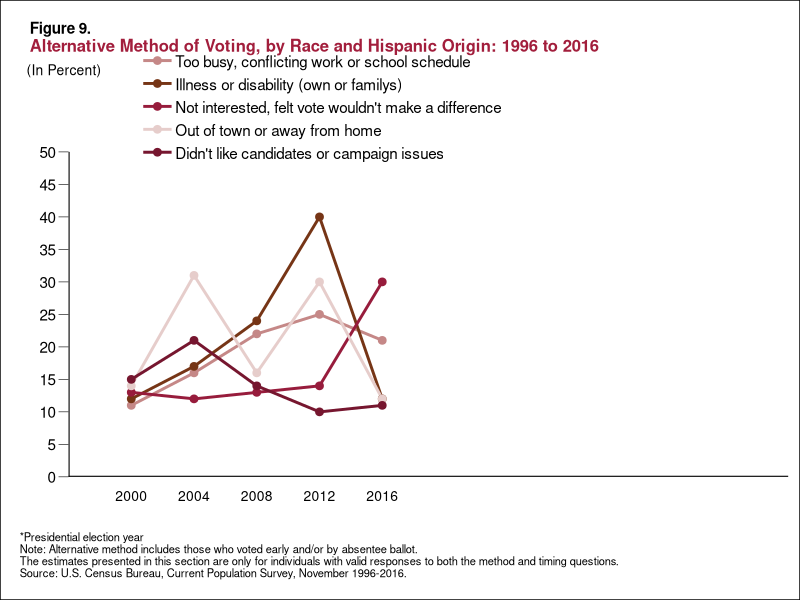

Reproduce this figure in R.
## ---- chunk 1
knitr::opts_chunk$set(echo = TRUE)
## ---- chunk 2
library(tidyverse)
# I like this for coloring text: https://wilkelab.org/ggtext/
library("ggtext")
library(grid)
library(rlang)
## ---- chunk 3
types= c("Too busy, conflicting work or school schedule", "Illness or disability (own or familys)", "Not interested, felt vote wouldn't make a difference", "Out of town or away from home", "Didn't like candidates or campaign issues")
year_levels <- c("2000", "2004", "2008", "2012", "2016")
pop_colors <- c("#c58887","#763516","#971c3c", "#e6cdcb", "#76162f")

# "#c58887"- first legend #763516 second"#971c3c"- 3rd legend "#e6cdcb" fourth legend #76162f fifth legend



vote_data<- tibble(
  vote_type = rep(types, 5),
  pop_groups= rep(year_levels, c(5,5,5,5,5)),
  amount= c(11,12,13,14,15,16,17,12,31,21,22,24,13,16,14,25,40,14,30,10,21,12,30,12,11), 
  fill= rep(pop_colors, 5)
)


vote_data<- vote_data%>%
  mutate(vote_type = factor(vote_type, levels= types),
         pop_groups= factor(pop_groups, levels=  year_levels),
         fill= factor(fill, levels= pop_colors))
area<- (ggplot(data= vote_data, aes(x= pop_groups, y= amount, group = vote_type, color= vote_type))+ geom_line(aes(color=vote_type), size =1)+ geom_point(aes(color=vote_type),size=2.3)+ scale_color_manual(values=pop_colors, guide_legend(label.vjust=2))+

 labs(title = "<span style = 'font-size:11pt; color:#000000'><b>Figure 9.</span></p><p><span style = 'font-size:12pt; color:#a21e3c'><b>Alternative Method of Voting, by Race and Hispanic Origin: 1996 to 2016</span></p>",
       subtitle = "<span style = 'font-size:10pt; color:#000000'>(In Percent)</span>",
       y = "",
       x = "",
       caption = "*Presidential election year\nNote: Alternative method includes those who voted early and/or by absentee ballot.\nThe estimates presented in this section are only for individuals with valid responses to both the method and timing questions.\nSource: U.S. Census Bureau, Current Population Survey, November 1996-2016."))


new<- (area + theme_classic()+
  theme(
           # Needed for using HTML syntax in plot title
           # plot.title = element_markdown(), 
           # Cleaned up some redundancies and combined your theme changes into one layer
           panel.grid = element_blank(),
           plot.background = element_rect(fill = "white", color = "black"),
           panel.grid.major = element_blank(),
           panel.grid.minor = element_blank(),
           plot.title = element_markdown(hjust= .05),
           plot.title.position = "plot",
           plot.caption.position = "plot",
           plot.subtitle = element_markdown(hjust=.01), 
           plot.caption = element_text(size = 8, color = "black", hjust = 0),
           axis.ticks = element_blank(),
           axis.line.y = element_blank(),
           axis.text.y= element_text(size=11, color="black"),
           axis.ticks.y= element_line(size=.2, color= "black"),
           axis.line.x.bottom = element_blank(),
           axis.text.x= element_text(color= "black", size=10),
           legend.key.height= unit(.2, 'cm'), legend.key.width= unit(.9, 'cm'),
           legend.spacing.x = unit(.1, 'cm'),
            plot.margin = unit(c(.5,.3,.5,.5), "cm"),
           legend.position=c(.35,.95),
           legend.text=element_text(margin=margin(t= 3, b=2), size=11),
           legend.title= element_blank(),
           legend.direction='vertical',
           legend.spacing = unit(10, 'cm'),
           axis.ticks.length=unit(0.1,"inch"))
+ scale_x_discrete(expand=expansion(mult=c(.1,.1)))
+ scale_y_continuous(breaks = c(0,5,10,15,20,25,30,35,40,45,50), limits= c(0,50), expand= expansion(mult=c(0,.2))))
new + annotate(x=0, xend= 0, y=0, yend=50, color="black", lwd=.75, geom= "segment")+ annotate(x=0, xend= 11.47, y=0, yend=0, lwd=.75, geom="segment")

